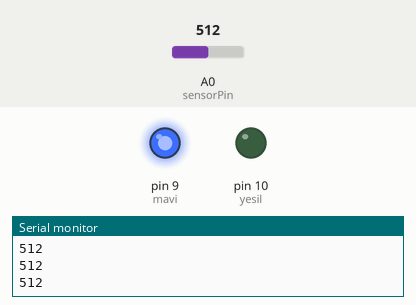
Simulated run of this sketch. Board: Arduino Uno, built with avr-gcc and run on an emulated ATmega328P. On the bench: output pins drawn as LEDs (lit = HIGH), the last lines printed to the serial monitor. The inputs (shaded band) are chosen by the test bench; at power-on: A0 (sensorPin) = 512.

Above: at 1.2 s.
1.3 s: A0 (sensorPin) set to 741
2.8 s: A0 (sensorPin) set to 762
At 3.2 s:
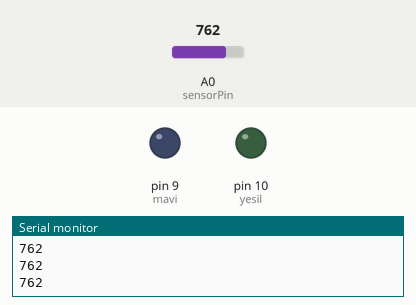
4.3 s: A0 (sensorPin) set to 740
At 5.4 s:
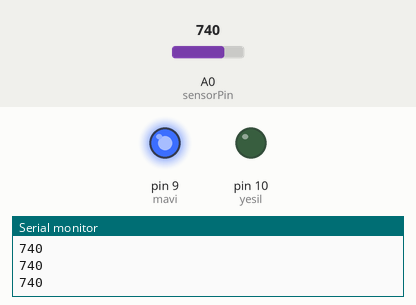
5.8 s: A0 (sensorPin) set to 760
At 6.7 s:
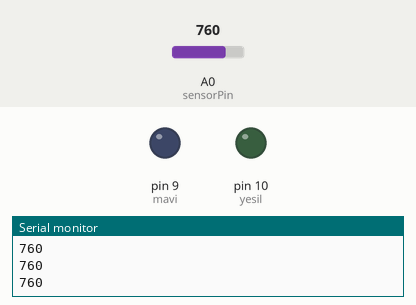
Timing chart, 0 to 8.3 s (numbered marks = the images above; inputs shaded):
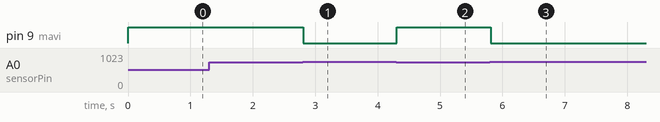

The sketch:

019GasAlarm.ino
```cpp
int mavi=9;
int yesil=10;
int kirmizi=11;
int sensorPin=A0;

void setup() {

  pinMode(mavi, OUTPUT);
  pinMode(yesil, OUTPUT);
  pinMode(kirmizi, INPUT);
  Serial.begin(9600);

}

void loop() {

  int deger = analogRead(sensorPin);
  Serial.println(deger);

  if(deger>750){
    digitalWrite(kirmizi, HIGH);
    digitalWrite(yesil, LOW);
    digitalWrite(mavi, LOW);
  }
  else if(400<deger<750){
    digitalWrite(kirmizi, LOW);
    digitalWrite(yesil, LOW);
    digitalWrite(mavi, HIGH);
  }
  else {
    digitalWrite(kirmizi, LOW);
    digitalWrite(yesil, HIGH);
    digitalWrite(mavi, LOW);
  }

}
```

Measured:
- the behaviour switches between 750 and 751 on A0 (sensorPin) (found by bisection; images 0 and 1)
- after the input at 2.8 s, pin 9 (mavi): HIGH → LOW at once
- after the input at 4.3 s, pin 9 (mavi): LOW → HIGH at once
- after the input at 5.8 s, pin 9 (mavi): HIGH → LOW at once
